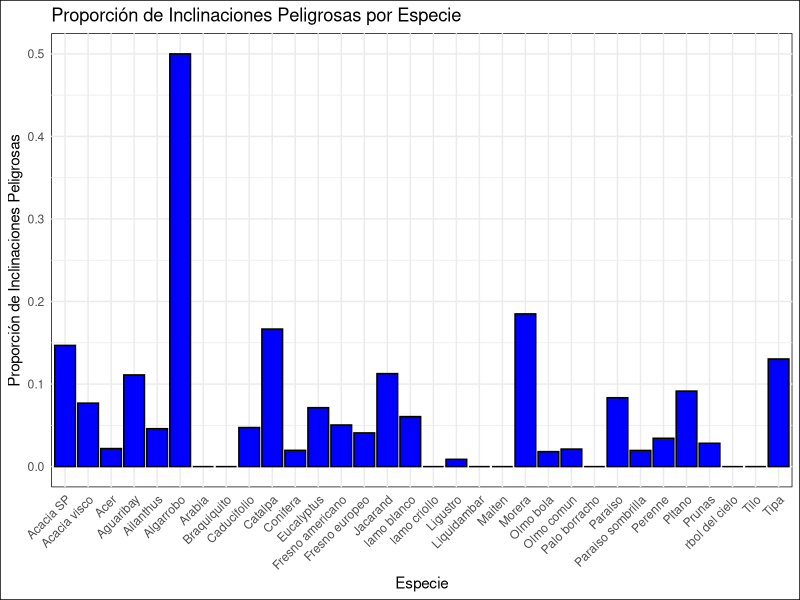

The R script that drew this image:
# Cargar las librerías necesarias
library(ggplot2)
library(dplyr)

# Leer el archivo CSV
dataset <- read.csv("../../data/arbolado-mendoza-dataset-train.csv")

# Verificar la estructura del conjunto de datos
str(dataset)

# Agrupar y contar la cantidad total de árboles y las inclinaciones peligrosas por especie
data_summary <- dataset %>%
  group_by(especie) %>%
  summarise(
    total_trees = n(),  # Total de árboles por especie
    dangerous_inclination = sum(inclinacion_peligrosa == 1),  # Cantidad de inclinaciones peligrosas
    .groups = "drop"
  )

# Calcular la proporción de inclinaciones peligrosas
data_summary <- data_summary %>%
  mutate(proporcion = dangerous_inclination / total_trees)

# Crear un gráfico de barras
plot <- ggplot(data_summary, aes(x = especie, y = proporcion)) +
  geom_bar(stat = "identity", fill = "blue", color = "black") +  # Usar el conteo directamente
  labs(title = "Proporción de Inclinaciones Peligrosas por Especie", 
       x = "Especie", 
       y = "Proporción de Inclinaciones Peligrosas") +
  theme_minimal() +
  theme(
    panel.background = element_rect(fill = "white"),  # Fondo del panel blanco
    plot.background = element_rect(fill = "white"),  # Fondo del gráfico blanco
    axis.text.x = element_text(angle = 45, hjust = 1)  # Rotar etiquetas del eje x si es necesario
  )

ggsave("proporcion_inclinaciones_por_especie.jpg", plot = plot, width = 10, height = 6)
